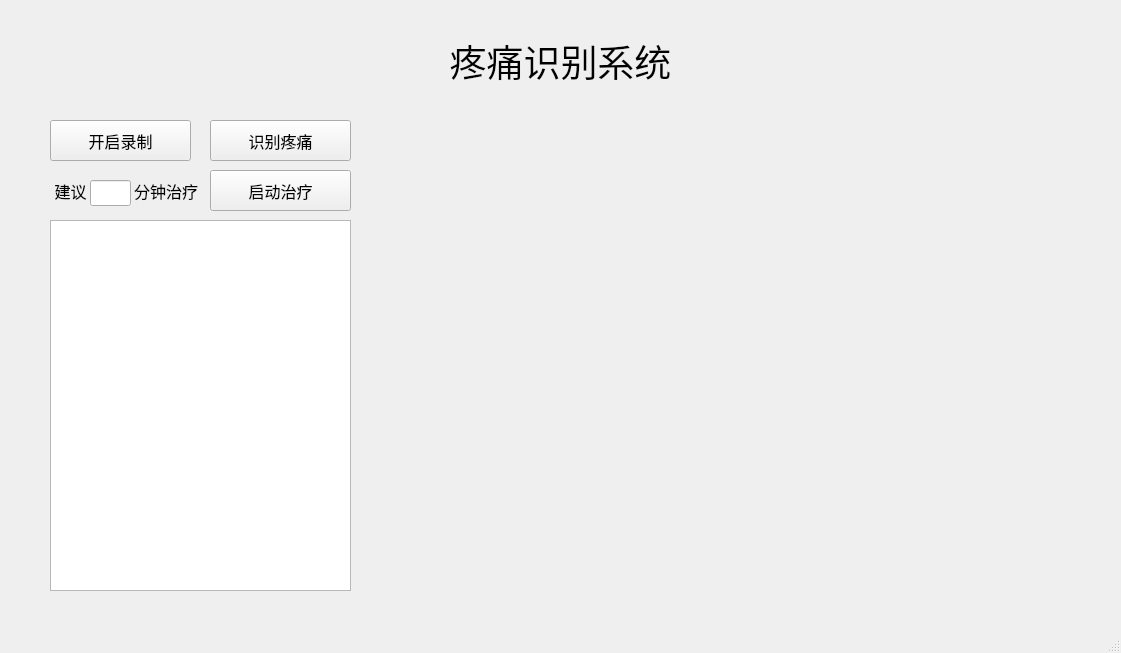
<?xml version="1.0" encoding="UTF-8"?>
<ui version="4.0">
 <class>MainWindow</class>
 <widget class="QMainWindow" name="MainWindow">
  <property name="geometry">
   <rect>
    <x>0</x>
    <y>0</y>
    <width>1121</width>
    <height>653</height>
   </rect>
  </property>
  <property name="windowTitle">
   <string>MainWindow</string>
  </property>
  <widget class="QWidget" name="centralwidget">
   <widget class="QPushButton" name="button_video">
    <property name="geometry">
     <rect>
      <x>50</x>
      <y>120</y>
      <width>141</width>
      <height>41</height>
     </rect>
    </property>
    <property name="font">
     <font>
      <family>宋体</family>
      <pointsize>12</pointsize>
     </font>
    </property>
    <property name="text">
     <string>开启录制</string>
    </property>
   </widget>
   <widget class="QLabel" name="title">
    <property name="geometry">
     <rect>
      <x>0</x>
      <y>20</y>
      <width>1121</width>
      <height>81</height>
     </rect>
    </property>
    <property name="font">
     <font>
      <family>楷体</family>
      <pointsize>28</pointsize>
     </font>
    </property>
    <property name="text">
     <string>疼痛识别系统</string>
    </property>
    <property name="alignment">
     <set>Qt::AlignCenter</set>
    </property>
   </widget>
   <widget class="QLabel" name="label_view">
    <property name="geometry">
     <rect>
      <x>430</x>
      <y>130</y>
      <width>631</width>
      <height>451</height>
     </rect>
    </property>
    <property name="text">
     <string/>
    </property>
    <property name="alignment">
     <set>Qt::AlignCenter</set>
    </property>
   </widget>
   <widget class="QPushButton" name="button_recognize">
    <property name="geometry">
     <rect>
      <x>210</x>
      <y>120</y>
      <width>141</width>
      <height>41</height>
     </rect>
    </property>
    <property name="font">
     <font>
      <family>宋体</family>
      <pointsize>12</pointsize>
     </font>
    </property>
    <property name="text">
     <string>识别疼痛</string>
    </property>
   </widget>
   <widget class="QTextBrowser" name="textBrowser">
    <property name="geometry">
     <rect>
      <x>50</x>
      <y>220</y>
      <width>301</width>
      <height>371</height>
     </rect>
    </property>
   </widget>
   <widget class="QPushButton" name="button_medicare">
    <property name="geometry">
     <rect>
      <x>210</x>
      <y>170</y>
      <width>141</width>
      <height>41</height>
     </rect>
    </property>
    <property name="font">
     <font>
      <family>宋体</family>
      <pointsize>12</pointsize>
     </font>
    </property>
    <property name="text">
     <string>启动治疗</string>
    </property>
   </widget>
   <widget class="QLabel" name="label">
    <property name="geometry">
     <rect>
      <x>130</x>
      <y>180</y>
      <width>72</width>
      <height>21</height>
     </rect>
    </property>
    <property name="font">
     <font>
      <family>黑体</family>
      <pointsize>12</pointsize>
     </font>
    </property>
    <property name="text">
     <string>分钟治疗</string>
    </property>
    <property name="alignment">
     <set>Qt::AlignCenter</set>
    </property>
   </widget>
   <widget class="QLineEdit" name="lineEdit_treatement_time">
    <property name="geometry">
     <rect>
      <x>90</x>
      <y>180</y>
      <width>41</width>
      <height>26</height>
     </rect>
    </property>
    <property name="minimumSize">
     <size>
      <width>0</width>
      <height>5</height>
     </size>
    </property>
    <property name="maximumSize">
     <size>
      <width>16777215</width>
      <height>16777215</height>
     </size>
    </property>
   </widget>
   <widget class="QLabel" name="label_2">
    <property name="geometry">
     <rect>
      <x>50</x>
      <y>180</y>
      <width>41</width>
      <height>21</height>
     </rect>
    </property>
    <property name="font">
     <font>
      <family>黑体</family>
      <pointsize>12</pointsize>
     </font>
    </property>
    <property name="text">
     <string>建议</string>
    </property>
    <property name="alignment">
     <set>Qt::AlignCenter</set>
    </property>
   </widget>
  </widget>
  <widget class="QMenuBar" name="menubar">
   <property name="geometry">
    <rect>
     <x>0</x>
     <y>0</y>
     <width>1121</width>
     <height>23</height>
    </rect>
   </property>
  </widget>
  <widget class="QStatusBar" name="statusbar"/>
 </widget>
 <resources/>
 <connections/>
</ui>
